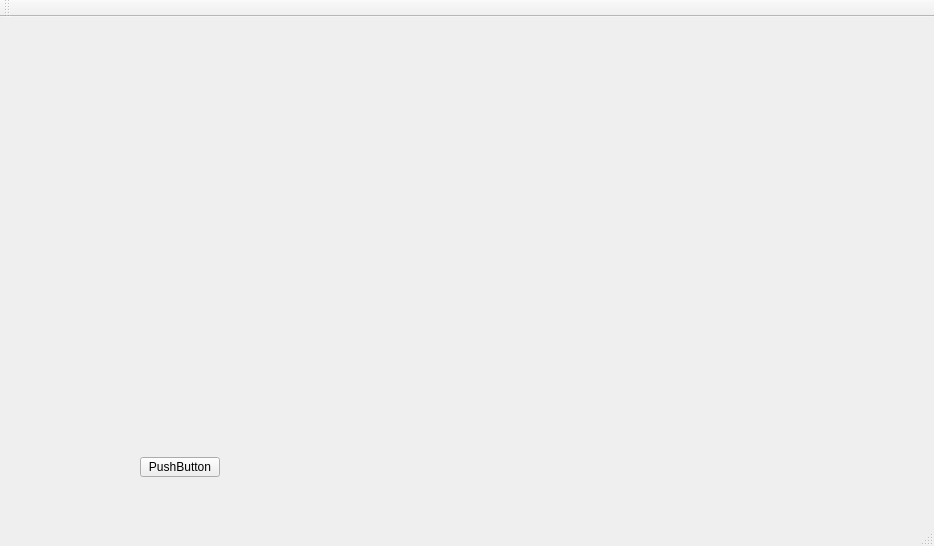
<?xml version="1.0" encoding="UTF-8"?>
<ui version="4.0">
 <class>MainWindow</class>
 <widget class="QMainWindow" name="MainWindow">
  <property name="geometry">
   <rect>
    <x>0</x>
    <y>0</y>
    <width>934</width>
    <height>546</height>
   </rect>
  </property>
  <property name="windowTitle">
   <string>MainWindow</string>
  </property>
  <widget class="QWidget" name="centralWidget">
   <widget class="QPushButton" name="pushButton">
    <property name="geometry">
     <rect>
      <x>140</x>
      <y>440</y>
      <width>80</width>
      <height>20</height>
     </rect>
    </property>
    <property name="text">
     <string>PushButton</string>
    </property>
   </widget>
  </widget>
  <widget class="QMenuBar" name="menuBar">
   <property name="geometry">
    <rect>
     <x>0</x>
     <y>0</y>
     <width>934</width>
     <height>22</height>
    </rect>
   </property>
  </widget>
  <widget class="QToolBar" name="mainToolBar">
   <attribute name="toolBarArea">
    <enum>TopToolBarArea</enum>
   </attribute>
   <attribute name="toolBarBreak">
    <bool>false</bool>
   </attribute>
  </widget>
  <widget class="QStatusBar" name="statusBar"/>
 </widget>
 <layoutdefault spacing="6" margin="11"/>
 <resources/>
 <connections/>
</ui>
